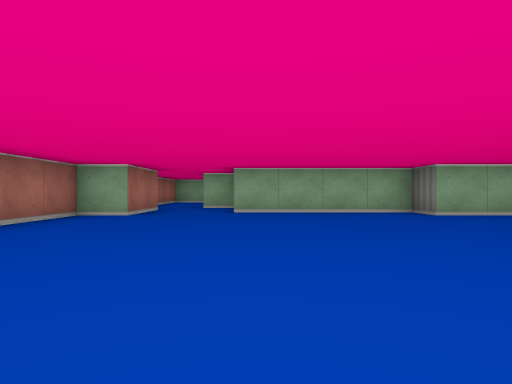
[1] (above)

15 first-person views from a walk through a cub3D level. The camera is about half as high as the walls, looks level and sees 75° across. The floor is counted in squares. Each view is taken from the middle of a square. On the plan, view 1 faces up. The plan holds only what a view shows up to about 9 squares ahead; the rest is blank.

[2]
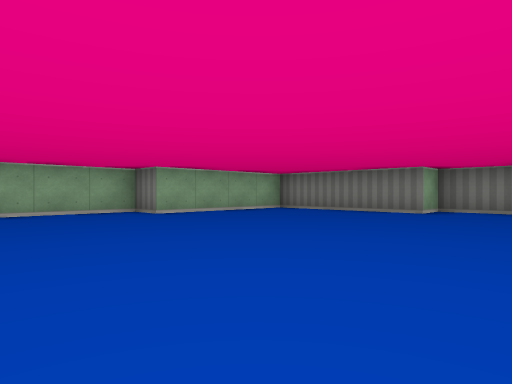

[3]
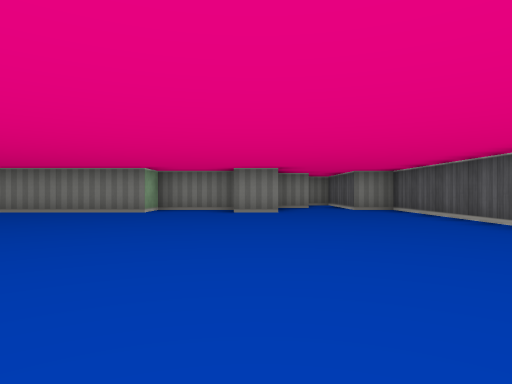

[4]
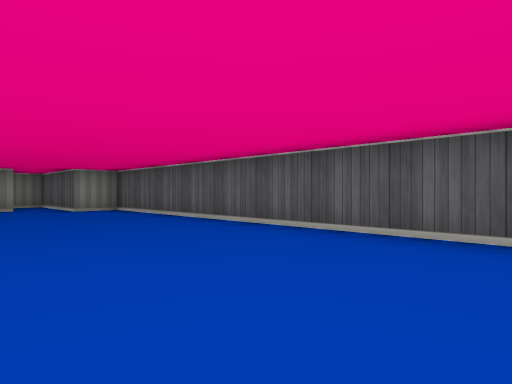

[5]
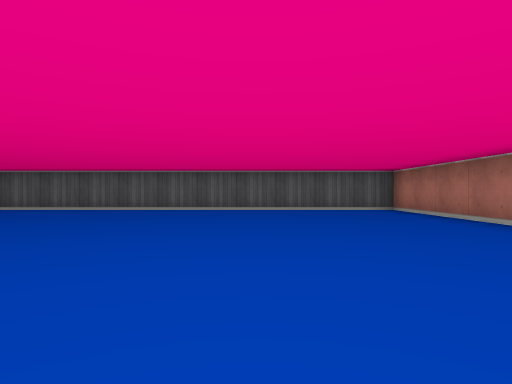

[6]
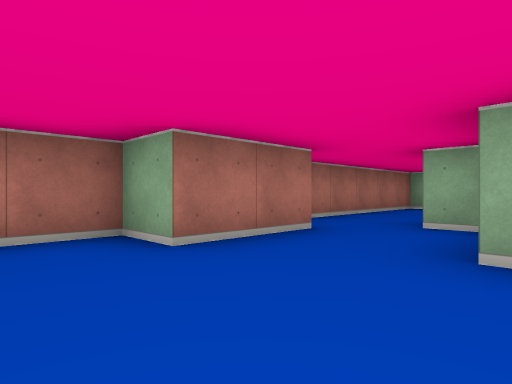

[7]
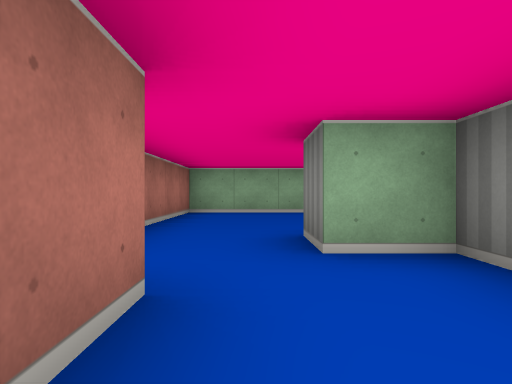

[8]
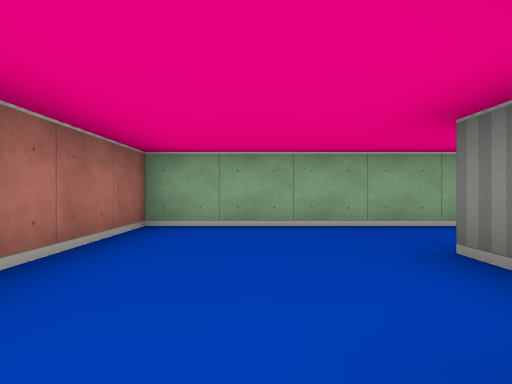

[9]
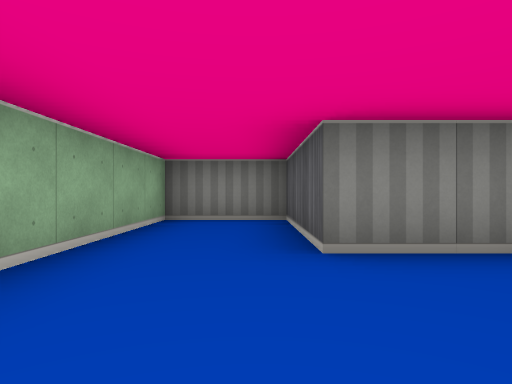

[10]
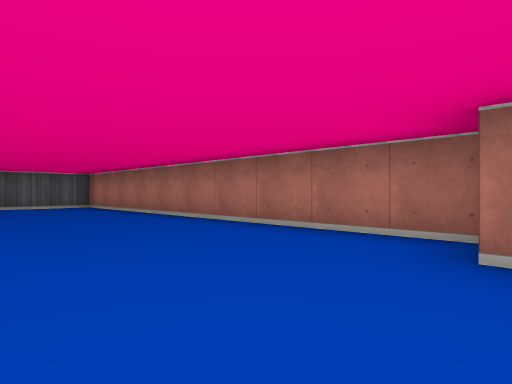

[11]
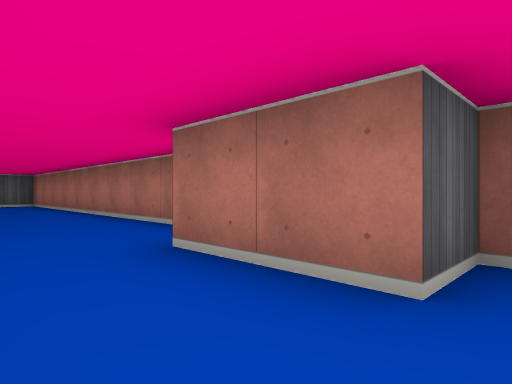

[12]
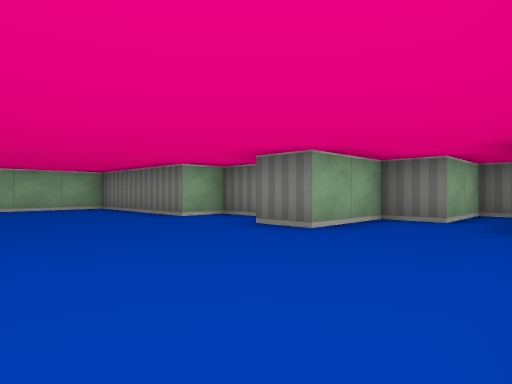

[13]
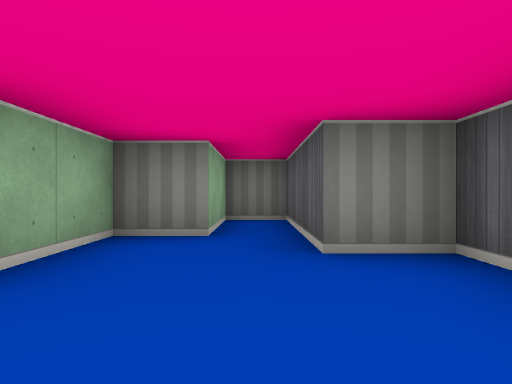

[14]
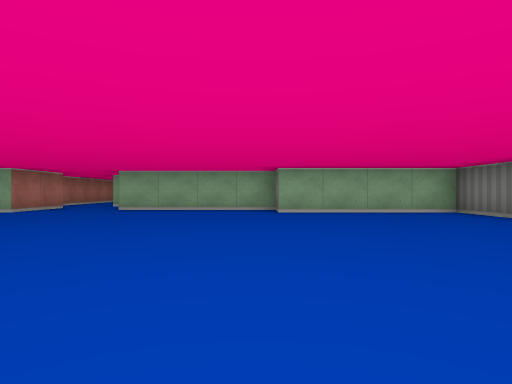

[15]
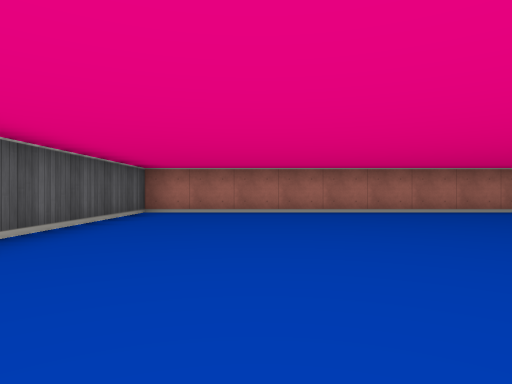

### Floor plan
Points are (right, up) in squares from view 1. A wall is a line through its corners. A room is listed if a view was taken in it or the views show most of it. See-through windows are left out.
Room 1 (views 1, 2, 3, 4, 5, 6, 7, 8, 9, 10, 11, 12, 13, 14, 15)
walls: (-0.5, 8.9) (-0.5, 9.5) (-1.5, 9.5) (-1.5, 10.5); (8.5, 0.5) (8.5, 2.5) (7.5, 2.5) (7.5, 6.5) (3.5, 6.5) (3.5, 7.5) (-0.5, 7.5); (-0.5, 11) (-0.5, 12.5) (2.5, 12.5) (2.5, 14.5) (-3.5, 14.5) (-3.5, 8.5) (-2.5, 8.5) (-2.5, 6.5) (-3.5, 6.5) (-3.5, -3.5) (8.5, -3.5) (8.5, -2.5) (11.5, -2.5) (11.5, -1.5) (9.5, -1.5) (9.5, -0.5) (7.5, -0.5) (7.5, 0.5)

Positions as (right, up) in squares from view 1, and headings:
1: (0, 0), facing up
2: (0, 0), facing up-right
3: (0, 0), facing right
4: (0, 0), facing down-right
5: (0, 5), facing down
6: (0, 5), facing up-left
7: (-2, 7), facing up
8: (-2, 10), facing up
9: (-3, 13), facing right
10: (0, 7), facing down-left
11: (-1, 9), facing down-left
12: (4, -3), facing up-right
13: (6, -2), facing right
14: (3, -1), facing up
15: (4, -1), facing left
